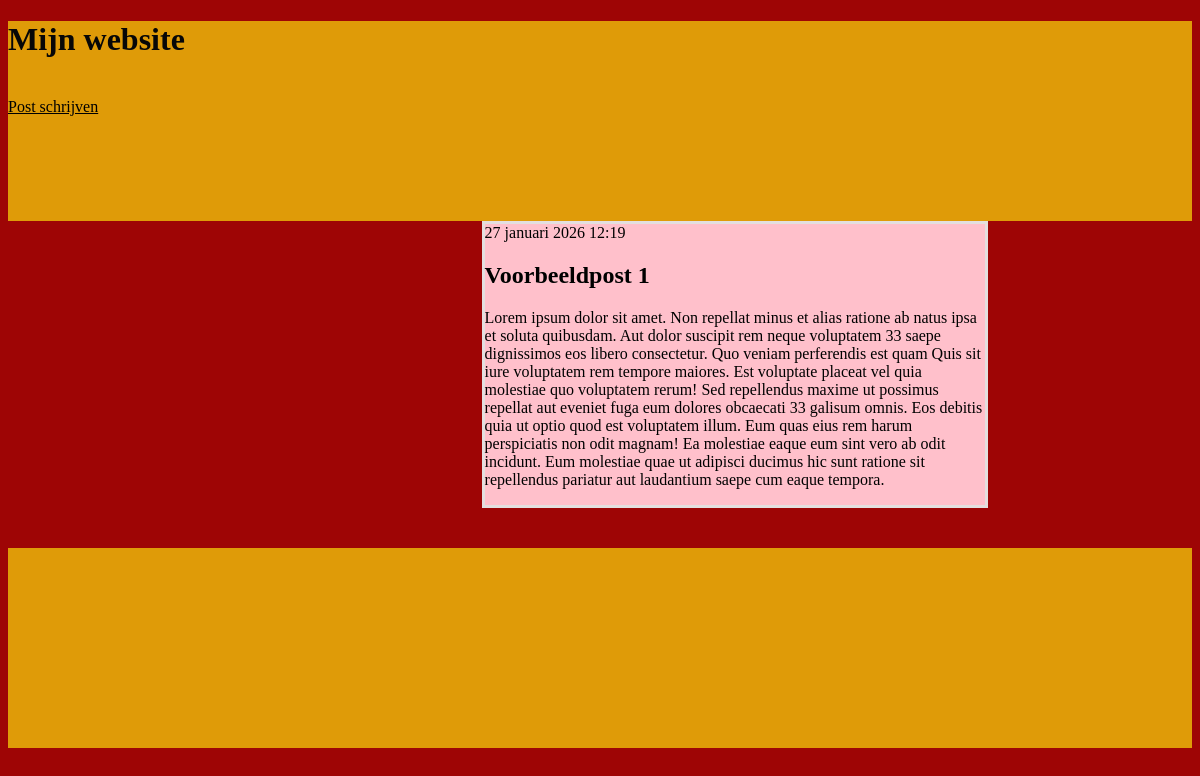
/post/5/, run on the app's committed database.
### blog/models.py (models this page shows, shortened)
class Post(models.Model):
    author = models.ForeignKey(settings.AUTH_USER_MODEL, on_delete=models.CASCADE)
    title = models.CharField(max_length=200)
    text = models.CharField()
    created_date = models.DateTimeField(default=timezone.now)
    published_date = models.DateTimeField(blank=True, null=True)

### blog/views.py (the view)
# urls.py: path('post/<int:pk>/', views.post_detail, name='post_inhoud'),
def post_detail(request, pk):
    post = get_object_or_404(Post, pk=pk)
    return render(request, 'blog/post_inhoud.html', {'post': post})

### blog/templates/blog/post_inhoud.html
{% extends 'blog/base.html' %}
{% block inhoud %}
<article class="post">
{% if post.published_date %}
<time class="date">
{{ post.published_date }}
</time>{% endif %}
<h2>{{ post.title }}</h2>
<p>{{ post.text|linebreaksbr }}</p>
</article>
{% endblock %}

### blog/static/css/stijl.css (style rules this page uses)
body { background-color: rgb(158, 5, 5);color: black; }
article { width:500px;margin-left: 40%; margin-bottom: 40px;border: 3px solid rgb(228, 223, 223); background-color: pink; }

### data on the page
Post: published_date "27 januari 2026 12:19", title "Voorbeeldpost 1", text "Lorem ipsum dolor sit amet. Non repellat minus et alias ratione ab natus ipsa et soluta quibusdam. Aut dolor suscipit rem neque voluptatem 33 saepe dignissimos eos libero consectetur. Quo veniam perferendis est quam Quis sit iure voluptatem rem tempore maiores. Est voluptate placeat vel quia molestiae quo voluptatem rerum! Sed repellendus maxime ut possimus repellat aut eveniet fuga eum dolores obcaecati 33 galisum omnis. Eos debitis quia ut optio quod est voluptatem illum. Eum quas eius rem harum perspiciatis non odit magnam! Ea molestiae eaque eum sint vero ab odit incidunt. Eum molestiae quae ut adipisci ducimus hic sunt ratione sit repellendus pariatur aut laudantium saepe cum eaque…"
